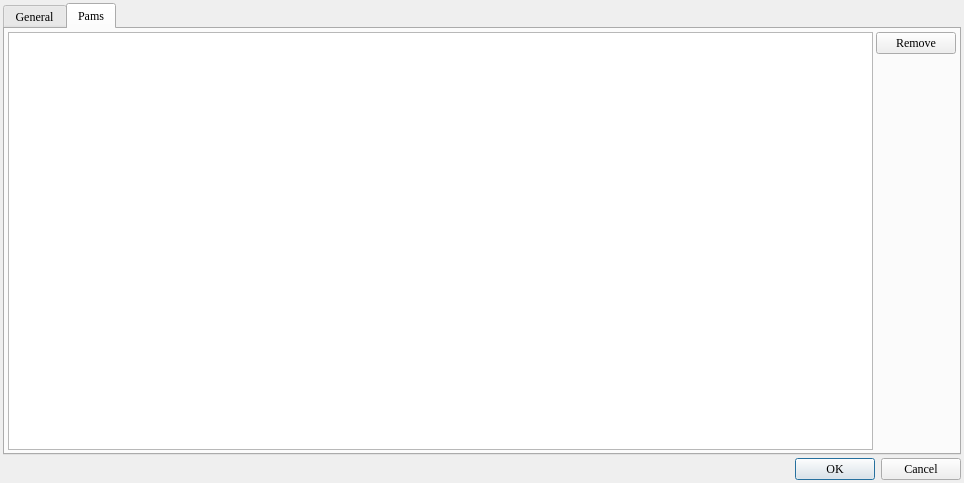
<?xml version="1.0" encoding="UTF-8"?>
<ui version="4.0">
 <class>PamPropDlg</class>
 <widget class="QDialog" name="PamPropDlg">
  <property name="geometry">
   <rect>
    <x>0</x>
    <y>0</y>
    <width>964</width>
    <height>483</height>
   </rect>
  </property>
  <property name="font">
   <font>
    <family>Times New Roman</family>
   </font>
  </property>
  <property name="windowTitle">
   <string>Dialog</string>
  </property>
  <layout class="QGridLayout" name="gridLayout_2">
   <property name="leftMargin">
    <number>3</number>
   </property>
   <property name="topMargin">
    <number>3</number>
   </property>
   <property name="rightMargin">
    <number>3</number>
   </property>
   <property name="bottomMargin">
    <number>3</number>
   </property>
   <property name="spacing">
    <number>3</number>
   </property>
   <item row="2" column="0">
    <widget class="QDialogButtonBox" name="buttonBox">
     <property name="orientation">
      <enum>Qt::Horizontal</enum>
     </property>
     <property name="standardButtons">
      <set>QDialogButtonBox::Cancel|QDialogButtonBox::Ok</set>
     </property>
    </widget>
   </item>
   <item row="1" column="0">
    <widget class="QTabWidget" name="tabWidget">
     <property name="currentIndex">
      <number>1</number>
     </property>
     <widget class="QWidget" name="tab_general">
      <attribute name="title">
       <string>General</string>
      </attribute>
      <widget class="QWidget" name="layoutWidget">
       <property name="geometry">
        <rect>
         <x>21</x>
         <y>31</y>
         <width>161</width>
         <height>61</height>
        </rect>
       </property>
       <layout class="QGridLayout" name="gridLayout_3">
        <property name="spacing">
         <number>3</number>
        </property>
        <item row="0" column="0">
         <widget class="QLabel" name="label">
          <property name="text">
           <string>Time gap(s)</string>
          </property>
         </widget>
        </item>
        <item row="0" column="1">
         <widget class="QSpinBox" name="sb_timegap">
          <property name="minimum">
           <number>3</number>
          </property>
          <property name="maximum">
           <number>300</number>
          </property>
          <property name="value">
           <number>10</number>
          </property>
         </widget>
        </item>
        <item row="1" column="0">
         <widget class="QLabel" name="label_2">
          <property name="text">
           <string>Style</string>
          </property>
         </widget>
        </item>
        <item row="1" column="1">
         <widget class="QComboBox" name="cb_style">
          <item>
           <property name="text">
            <string>Light</string>
           </property>
          </item>
          <item>
           <property name="text">
            <string>Dark</string>
           </property>
          </item>
         </widget>
        </item>
       </layout>
      </widget>
     </widget>
     <widget class="QWidget" name="tab_pams">
      <attribute name="title">
       <string>Pams</string>
      </attribute>
      <layout class="QGridLayout" name="gridLayout">
       <property name="leftMargin">
        <number>3</number>
       </property>
       <property name="topMargin">
        <number>3</number>
       </property>
       <property name="rightMargin">
        <number>3</number>
       </property>
       <property name="bottomMargin">
        <number>3</number>
       </property>
       <property name="spacing">
        <number>3</number>
       </property>
       <item row="0" column="0" rowspan="2">
        <widget class="QTableWidget" name="tableWidget"/>
       </item>
       <item row="0" column="1">
        <widget class="QPushButton" name="pb_Remove">
         <property name="text">
          <string>Remove</string>
         </property>
        </widget>
       </item>
       <item row="1" column="1">
        <spacer name="verticalSpacer">
         <property name="orientation">
          <enum>Qt::Vertical</enum>
         </property>
         <property name="sizeHint" stdset="0">
          <size>
           <width>20</width>
           <height>158</height>
          </size>
         </property>
        </spacer>
       </item>
      </layout>
     </widget>
    </widget>
   </item>
  </layout>
 </widget>
 <resources/>
 <connections>
  <connection>
   <sender>buttonBox</sender>
   <signal>accepted()</signal>
   <receiver>PamPropDlg</receiver>
   <slot>accept()</slot>
   <hints>
    <hint type="sourcelabel">
     <x>248</x>
     <y>254</y>
    </hint>
    <hint type="destinationlabel">
     <x>157</x>
     <y>274</y>
    </hint>
   </hints>
  </connection>
  <connection>
   <sender>buttonBox</sender>
   <signal>rejected()</signal>
   <receiver>PamPropDlg</receiver>
   <slot>reject()</slot>
   <hints>
    <hint type="sourcelabel">
     <x>316</x>
     <y>260</y>
    </hint>
    <hint type="destinationlabel">
     <x>286</x>
     <y>274</y>
    </hint>
   </hints>
  </connection>
 </connections>
</ui>
